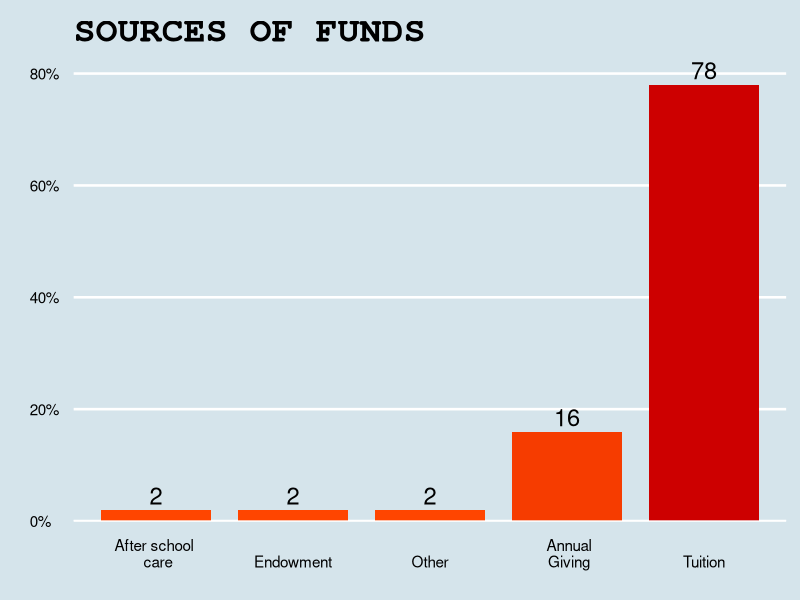
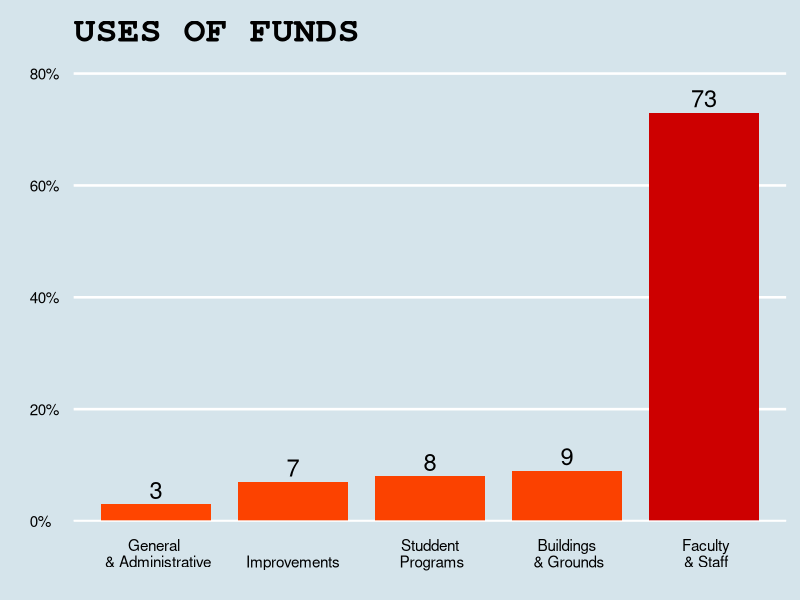

The R script that drew these images, in order:
## ---- chunk 1
knitr::opts_chunk$set(echo = TRUE)
## ---- chunk 2

# wczytanie danych
data1 <- data.frame(sources=c("Tuition","After school \n care","  Annual \n Giving","Endowment","Other"), per=c(78,2,16,2,2))
data2 <- data.frame(uses=c("  Faculty \n & Staff"," Buildings \n & Grounds", "General \n & Administrative", "Improvements", " Studdent \n Programs"), per=c(73,9,3,7,8))
## ---- chunk 3
library(ggplot2)
library(ggthemes)

# Rysowanie wykresu 1
ggplot(data1,aes(x=reorder(sources,per), y=per, fill = per, label=paste0(per,"%")))+
  geom_bar(position = 'dodge', stat = "identity", width=0.8)+
  scale_y_continuous(expand = c(0,0), limits = c(0,85), breaks = seq(0,80,20), labels=paste0(seq(0,80,20),"%"))+
  labs(x="",y="",title="SOURCES OF FUNDS")+
  scale_fill_gradient(low = "orangered", high = "red3")+
  geom_text(aes(label = per), position = position_dodge(width = 1),
            size = 6 , vjust= -0.3, hjust= 0.5, color = "black")+
  theme_economist() + 
  scale_color_economist()+
  theme(legend.title = element_blank(), legend.position = "",axis.ticks.x = element_blank(),
        plot.title = element_text(size=26,family="mono"), axis.line = element_line(size = 0.5, linetype = "solid",colour = "white"))

  
# Rysowanie wykresu 2
ggplot(data2,aes(x=reorder(uses,per), y=per, fill = per))+
  geom_bar(position = 'dodge', stat = "identity", width=0.8)+
  scale_y_continuous(expand = c(0,0), limits = c(0,85), breaks = seq(0,80,20),labels=paste0(seq(0,80,20),"%"))+
  labs(x="",y="",title="USES OF FUNDS")+
  scale_fill_gradient(low = "orangered", high = "red3")+
  geom_text(aes(y = per, label = per), position = position_dodge(width = 1),
            size = 6 , vjust= -0.3, hjust= 0.5, color = "black")+
  theme_economist() + 
  scale_color_economist()+
  theme(legend.title = element_blank(), legend.position = "",axis.ticks.x = element_blank(),
        plot.title = element_text(size=26,family="mono"), axis.line = element_line(size = 0.5, linetype = "solid",colour = "white"))
  
